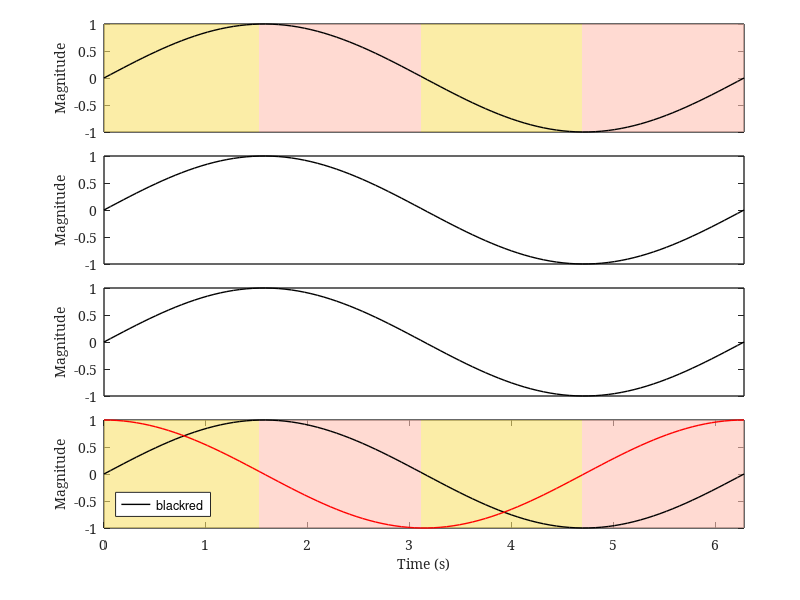

Source code (MATLAB):
% 案例数据
x = linspace(0,2*pi,100);
y = sin(x);

%%%%%%%%%%%%%%%%%%%%%%%%%%%%%%%%%%%%%%%%%%%%%% 创建图窗
figure('Units', 'centimeters', 'Position', [1, 1, 10.5, 9.5]);

%%%%%%%%%%%%%%%%%%%%%%%%%%%%%%%%%%%%%%%%%%%%%% 定义背景颜色表
CMap = {"#F8E16C", "#FFC2B4"};

%%%%%%%%%%%%%%%%%%%%%%%%%%%%%%%%%%%%%%%%%%%%%% 绘制子图
x_dist = 0.13;
y_top = 0.78;
y_bot = 0.12;
axes_width = 0.8;
axes_height = 0.18;

%%%%%%%%%%%%%%%%%%%%%% 子图1
f1_ax = subplot(4,1,1); hold(f1_ax, "on");

% % MATLAB R2023a 可使用 xregion
% xregion(f1_ax, x(1), x(25), 'FaceColor', CMap{1}, 'FaceAlpha', 0.6);
% xregion(f1_ax, x(25), x(50), 'FaceColor', CMap{2}, 'FaceAlpha', 0.6);
% xregion(f1_ax, x(50), x(75), 'FaceColor', CMap{1}, 'FaceAlpha', 0.6);
% xregion(f1_ax, x(75), x(100), 'FaceColor', CMap{2}, 'FaceAlpha', 0.6);

% % others 其他版本替换使用 patch
patch(f1_ax, 'XData', [x(1), x(25), x(25), x(1)], 'YData', [-1, -1, 1, 1], ...
    'FaceColor', CMap{1}, 'FaceAlpha', 0.6, 'EdgeColor', 'none')
patch(f1_ax, 'XData', [x(25), x(50), x(50), x(25)], 'YData', [-1, -1, 1, 1], ...
    'FaceColor', CMap{2}, 'FaceAlpha', 0.6, 'EdgeColor', 'none')
patch(f1_ax, 'XData', [x(50), x(75), x(75), x(50)], 'YData', [-1, -1, 1, 1], ...
    'FaceColor', CMap{1}, 'FaceAlpha', 0.6, 'EdgeColor', 'none')
patch(f1_ax, 'XData', [x(75), x(100), x(100), x(75)], 'YData', [-1, -1, 1, 1], ...
    'FaceColor', CMap{2}, 'FaceAlpha', 0.6, 'EdgeColor', 'none')

plot(f1_ax, x, y, 'LineWidth', 1, 'Color', 'black');

%%%%%%%%%%%%%%%%%%%%%% 设置子图属性1
% xlabel(f1_ax, 'Time (s)', 'FontName', 'Cambria', 'FontSize', 10);
ylabel(f1_ax, 'Magnitude', 'FontName', 'Cambria', 'FontSize', 10);
xlim(f1_ax, [0, 2*pi]);
set(f1_ax, 'box', 'on', 'LineWidth', 1, ...
    'XTick', [], ...
    'FontName', 'Cambria', 'FontSize', 10, ...
    'Position', [x_dist, y_top, axes_width, axes_height]);


%%%%%%%%%%%%%%%%%%%%%% 子图2
f2_ax = subplot(4,1,2); 
plot(x, y, 'LineWidth', 1, 'Color', 'black');
%%%%%%%%%%%%%%%%%%%%%% 设置子图属性2
ylabel(f2_ax, 'Magnitude', 'FontName', 'Cambria', 'FontSize', 10);
xlim(f2_ax, [0, 2*pi]);
set(f2_ax, 'box', 'on', 'LineWidth', 1,...
    'XTick', [], ...
    'FontName', 'Cambria', 'FontSize', 10, ...
    'Position', [x_dist, (y_top-y_bot)/3*2+y_bot, axes_width, axes_height]);


%%%%%%%%%%%%%%%%%%%%%% 子图3
f3_ax = subplot(4,1,3); plot(x, y, 'LineWidth', 1, 'Color', 'black');
% 设置子图属性3
ylabel(f3_ax, 'Magnitude', 'FontName', 'Cambria', 'FontSize', 10);
xlim(f3_ax, [0, 2*pi]);
set(f3_ax, 'box', 'on', 'LineWidth', 1,...
    'XTick', [], ...
    'FontName', 'Cambria', 'FontSize', 10, ...
    'Position', [x_dist, (y_top-y_bot)/3+y_bot, axes_width, axes_height]);


%%%%%%%%%%%%%%%%%%%%%% 子图4
f4_ax = subplot(4,1,4); hold(f4_ax, "on");
patch(f4_ax, 'XData', [x(1), x(25), x(25), x(1)], 'YData', [-1, -1, 1, 1], ...
    'FaceColor', CMap{1}, 'FaceAlpha', 0.6, 'EdgeColor', 'none')
patch(f4_ax, 'XData', [x(25), x(50), x(50), x(25)], 'YData', [-1, -1, 1, 1], ...
    'FaceColor', CMap{2}, 'FaceAlpha', 0.6, 'EdgeColor', 'none')
patch(f4_ax, 'XData', [x(50), x(75), x(75), x(50)], 'YData', [-1, -1, 1, 1], ...
    'FaceColor', CMap{1}, 'FaceAlpha', 0.6, 'EdgeColor', 'none')
patch(f4_ax, 'XData', [x(75), x(100), x(100), x(75)], 'YData', [-1, -1, 1, 1], ...
    'FaceColor', CMap{2}, 'FaceAlpha', 0.6, 'EdgeColor', 'none')
plot(f4_ax, x, y, 'LineWidth', 1, 'Color', 'black');
plot(f4_ax, x, cos(x), 'LineWidth', 1, 'Color', 'red');
%%%%%%%%%%%%%%%%%%%%%% 设置子图属性4
xlabel(f4_ax, 'Time (s)', 'FontName', 'Cambria', 'FontSize', 10);
ylabel(f4_ax, 'Magnitude', 'FontName', 'Cambria', 'FontSize', 10);
xlim(f4_ax, [0, 2*pi]);
set(f4_ax, 'box', 'on', 'LineWidth', 1,...
    'FontName', 'Cambria', 'FontSize', 10, ...
    'Position', [x_dist, y_bot, axes_width, axes_height]);
% 自定义图例
boxchi = get(f4_ax, 'Children');
% boxchi内顺序是画图顺序的倒序，即最后画的对象在boxchi的索引最前
lgd1 = legend([boxchi(2), boxchi(1)], ["black", "red"], ...
    'Location', 'southwest');
